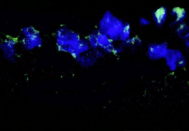
#> input picture examples/equalization/images/agcwd.webp, 189 x 131 px
$ python generate-efficient-loftr-reference.py --export-root ../../../examples/equalization/images --reference-image ../../../examples/equalization/images/agcwd.webp
#> lines starting #> are read from the running program, lines starting #| are printed output that depends on the picture
"""Create local numerical fixtures from a public/reference photograph.

No photograph is embedded in the exported model. These are qualification
artifacts, never calibration work performed by the shipped application.
"""
import argparse,hashlib,json
from pathlib import Path
import cv2,numpy as np
parser=argparse.ArgumentParser(description=__doc__);parser.add_argument('--export-root',type=Path,required=True);parser.add_argument('--reference-image',type=Path,required=True);args=parser.parse_args();root=args.export_root.resolve()
output=root/'engine-reference';output.mkdir(parents=True,exist_ok=True)
photo=cv2.imread(str(args.reference_image),cv2.IMREAD_COLOR)
#> photo is the input picture: shape (131, 189, 3); mean B, G, R 24.2, 5.2, 4.4
if photo is None:raise RuntimeError('Reference photograph unreadable')
texture=cv2.cvtColor(cv2.resize(photo,(160,128),interpolation=cv2.INTER_AREA),cv2.COLOR_BGR2RGB);records=[]
#> after `texture = cv2.cvtColor(cv2.resize(photo, (160, 128), interpolation=cv2`:
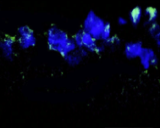
#> texture: shape (128, 160, 3); mean R, G, B 4.3, 5.1, 24.2
for name,variant,target in [('translation',{'rotation':0,'reflected':False},texture),('quarter-turn',{'rotation':270,'reflected':False},np.rot90(texture,-1)),('reflection',{'rotation':0,'reflected':True},texture[:,::-1])]:
 h,w=target.shape[:2];image=np.zeros((192,384,3),dtype=np.uint8);image[:128,:160]=texture;image[:h,192:192+w]=target
 file=name+'.rgb';data=image.tobytes();(output/file).write_bytes(data);cv2.imwrite(str(output/(name+'.png')),cv2.cvtColor(image,cv2.COLOR_RGB2BGR))
 records.append({'name':name,'variant':variant,'image':{'file':file,'width':384,'height':192,'bytes':len(data),'sha256':hashlib.sha256(data).hexdigest()},'regions':[[[0,0],[159,0],[159,127],[0,127]],[[192,0],[192+w-1,0],[192+w-1,h-1],[192,h-1]]],'threshold':.2,'longSide':832})
#> this loop made 3 passes
#> (name, variant, h, w, file) on passes 1 to 3: ('translation', {'rotation': 0, 'reflected': False}, 128, 160, 'translation.rgb'), ('quarter-turn', {'rotation': 270, 'reflected': False}, 160, 128, 'quarter-turn.rgb'), ('reflection', {'rotation': 0, 'reflected': True}, 128, 160, 'reflection.rgb')
#> pass 1, `file = name + '.rgb'`:
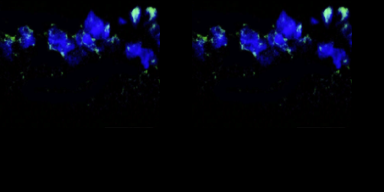
#> saved as translation.png: shape (192, 384, 3); mean B, G, R 13.4, 2.9, 2.4
#> pass 2, `file = name + '.rgb'`:
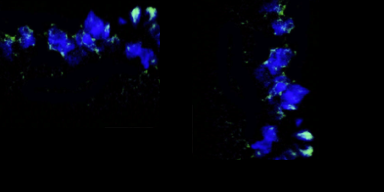
#> saved as quarter-turn.png: shape (192, 384, 3); mean B, G, R 13.4, 2.9, 2.4
#> after the loop:
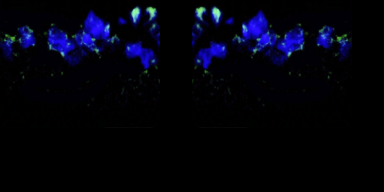
#> image: shape (192, 384, 3); mean R, G, B 2.4, 2.9, 13.4
#> after the loop, records = 3 items
(output/'preparation-reference.json').write_text(json.dumps({'schema':1,'referenceImageSHA':hashlib.sha256(args.reference_image.read_bytes()).hexdigest(),'records':records},indent=2)+'\n')
output=root/'browser-reference';output.mkdir(exist_ok=True);records=[]
for name in ['overlap-different-shapes','equal-shapes','no-matches','higher-threshold','smaller-shapes']:
#> (the run stopped early here; a loop or call above may not have finished)

$ run again, on examples/equalization/images/bpdhe.webp
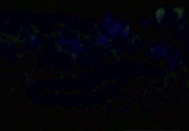
#> input picture examples/equalization/images/bpdhe.webp, 189 x 131 px
#> photo is the input picture: shape (131, 189, 3); mean B, G, R 9.3, 3, 3.2
#> `texture = cv2.cvtColor(cv2.resize(photo, (160, 128), interpolation=cv2`:
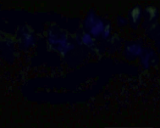
#> texture: shape (128, 160, 3); mean R, G, B 3.2, 3, 9.3
#> the loop `for name,variant,target in [('translation',{'rotation':0,'reflected':F..` made 3 passes
#> (name, variant, h, w, file) on passes 1 to 3: ('translation', {'rotation': 0, 'reflected': False}, 128, 160, 'translation.rgb'), ('quarter-turn', {'rotation': 270, 'reflected': False}, 160, 128, 'quarter-turn.rgb'), ('reflection', {'rotation': 0, 'reflected': True}, 128, 160, 'reflection.rgb')
#> pass 2, `file = name + '.rgb'`:
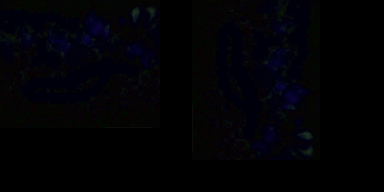
#> saved as quarter-turn.png: shape (192, 384, 3); mean B, G, R 5.2, 1.7, 1.8
#> after the loop `for name,variant,target in [('translation',{'rotation':0,'reflected':F..`: records = 3 items
